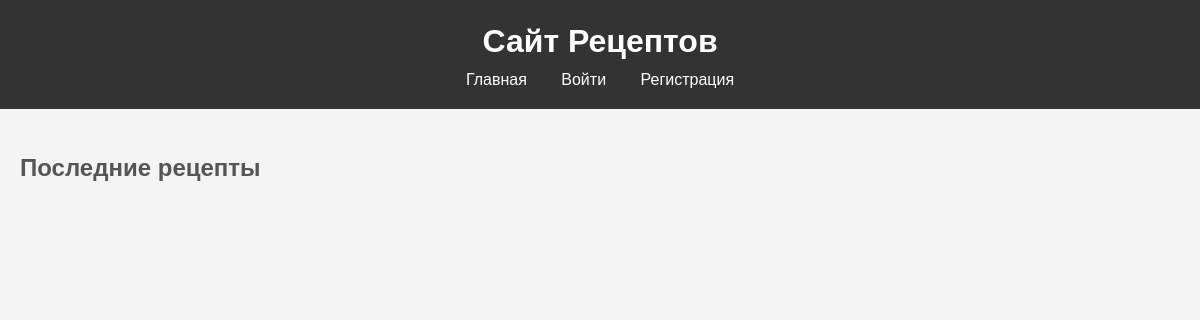
/, run on an earlier commit of the app's database.
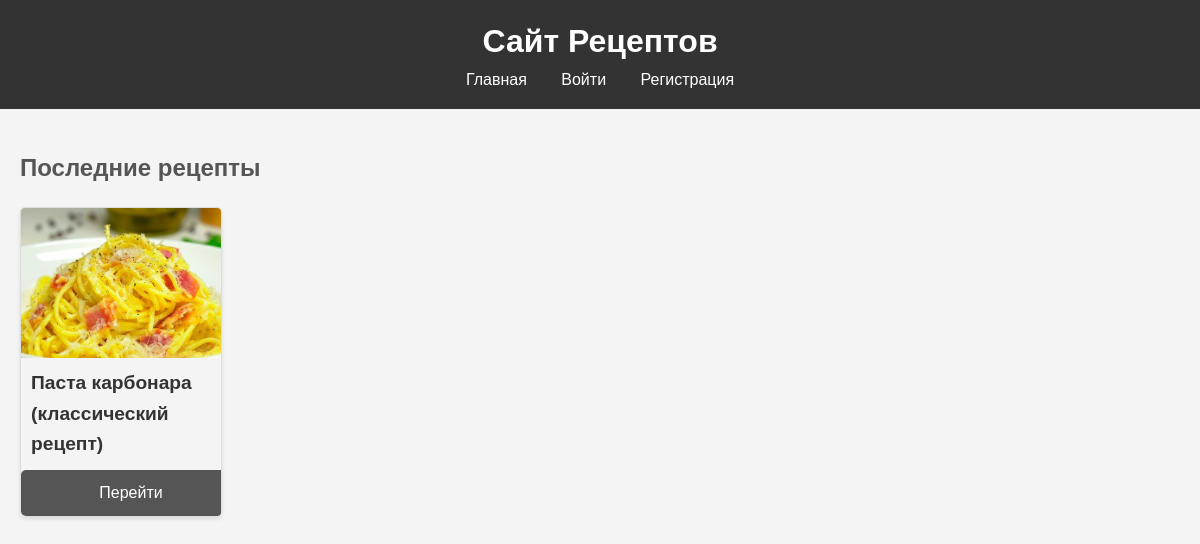
And on a later commit of the database.
### recipes/models.py (models this page shows, shortened)
class Recipe(models.Model):
    title = models.CharField(max_length=200)
    description = models.TextField()
    steps = models.TextField()
    preparation_time = models.IntegerField()
    image = models.ImageField(upload_to='recipes/')
    author = models.ForeignKey(User, on_delete=models.CASCADE)
    ingredients = models.TextField(null=True, blank=True)  # Поле для ингредиентов
    categories = models.ManyToManyField('Category', through='RecipeCategory')

### recipes/views.py (the view)
# urls.py: path('', views.index, name='index'),
def index(request):
    recipes = Recipe.objects.order_by('?')[:5]
    return render(request, 'recipes/index.html', {'recipes': recipes})

### recipes/templates/recipes/index.html (shortened to what this page needs)
{% extends "recipes/base.html" %}
{% load static %}
{% block content %}
<h2>Последние рецепты</h2>
<div class="recipe-grid">
    {% for recipe in recipes %}
        <div class="recipe-card">
            {% if recipe.image %}
                <img src="{{ recipe.image.url }}" alt="{{ recipe.title }}">
            {% else %}
                <img src="{% static 'images/placeholder.jpg' %}" alt="Placeholder Image">
            {% endif %}
            <h3>{{ recipe.title }}</h3>
            <a href="{% url 'recipe_detail' recipe.id %}" class="btn">Перейти</a>
        </div>
    {% endfor %}
</div>
{% endblock %}

What changed in the data, as far as the page shows it:
added Recipe: image (picture), title "Паста карбонара (классический рецепт)"
